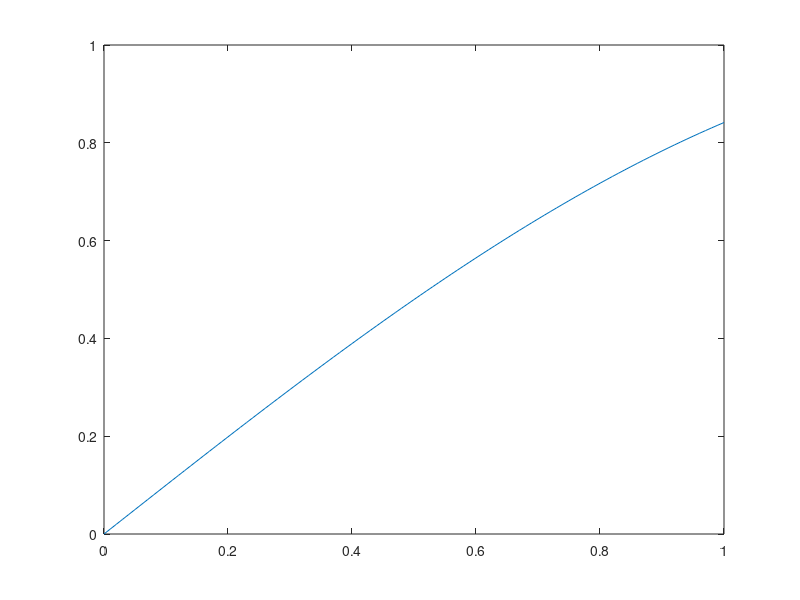

This chart was generated by the following MATLAB code: (Note: this script raises an error after producing the figure.)
%% Example of replab usage
%
% Plottons la fonction
% $\sin(x)$
%

x =[0:0.01:1];
plot(x,sin(x));

% Run first replab_addpaths;

n = 4;
% construct Sn
Sn = replab.PermutationGroup.fromGenerators([2:n 1], [2 1 3:n]);
% sample permutation; alternative is to use Sn.sample or Sn.sampleUniformlyx
g = randperm(n);
disp(sprintf('We factor %s\n', num2str(g)));
w = Sn.factorization(g);
disp(sprintf('to obtain factor %s\n', w.str));
g1 = Sn.evaluateWord(w);
disp(sprintf('evaluated back to %s\n', num2str(g)));
assert(isequal(g, g1));

% ceci est un commentaire

%%
% Un peu de texte ici

%% Nouvelle section
disp('We use this to construct representations and evaluate them');
rho = Sn.naturalRepresentation;
g = randperm(n);
h = randperm(n);
gh = g(h);
rho.image(g) * rho.image(h)
rho.image(gh)

%%
% Un peu de texte par là

[subrho1 U1] = rho.isotypic.component(1)

[subrho2 U2] = rho.isotypic.component(2)

M = rho.centralizerAlgebra.project(rand(n,n))
blocks = rho.isotypic.blocksOf(M)
blocks{1}
blocks{2}
